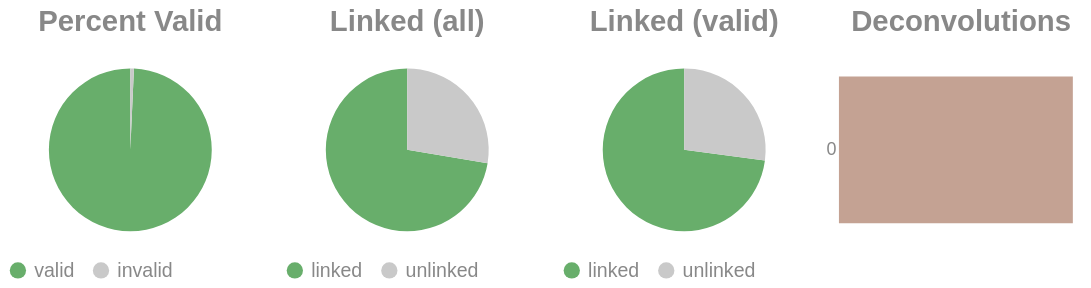

Notebook source saved alongside this figure:
### Code cell
if SKIPLR:
    pass
else:
    clash = Counter()
    for i in valids['molecule'].to_list():
        _mol = i.split("-")
        if len(_mol) == 1:
            clash.update('0')
        else:
            clash.update(_mol[-1])

    _d = {"deconvolutions": [], 'count': []}
    for k,v in clash.items():
        _d['deconvolutions'].append(k)
        _d['count'].append(v)

    tot_valid = valids['reads'].sum()
    mask = valids['reads'] >= 2
    n_linked_reads = valids.filter(mask)['reads'].sum()
    if n_linked_reads == 0:
        print_html("No linked molecules (>=2 reads) were detected; skipping linked-only distributions.")
        SKIPLR = True
    else:
        perc_valid = round(tot_valid / n_reads, 4)
        linked_perc_abs = round(n_linked_reads / n_reads, 4)
        linked_perc = round(n_linked_reads / tot_valid, 4)

    _valid = pl.DataFrame({"valids": ['valid', 'invalid'], "count": [tot_valid, n_reads - tot_valid]})
    _linked_abs = pl.DataFrame({"linked (absolute)": ['linked', 'unlinked'], "count": [n_linked_reads, n_reads - n_linked_reads]})
    _linked_rel = pl.DataFrame({"linked (valids)": ['linked', 'unlinked'], "count": [n_linked_reads, tot_valid - n_linked_reads]})

    (
        alt.hconcat(
            piechart(_valid, goodval = 'valid', title = "Percent Valid"),
            piechart(_linked_abs, goodval = "linked", title =  "Linked (all)"),
            piechart(_linked_rel, goodval = "linked", title =  "Linked (valid)"),
            convolutionbar(pl.DataFrame(_d), title = "Deconvolutions"),
            center = True,
            bounds = 'flush'
        )
        .resolve_scale(color='independent')
        .resolve_legend('independent')
        .properties(usermeta={'embedOptions': {"actions": False}})
    ).display()

### Figure 1 — Vega-Lite specification as saved in the notebook (floating-point values rounded to 4 significant figures)
{"width": "container", "height": 400, "config": {"title": {"anchor": "start", "dy": -15, "fontSize": 18, "color": "#888888", "subtitleColor": "#888888", "subtitleFontSize": 14}, "arc": {"fill": "#0072B2"}, "axis": {"domainColor": "#888888", "domainWidth": 0.5, "gridWidth": 0.2, "grid": false, "titleFontWeight": 400, "titleFontSize": 15, "labelFontSize": 11, "labelColor": "#888888", "tickColor": "#888888", "tickWidth": 0.2, "titleColor": "#888888"}, "axisBand": {"grid": false}, "axisX": {"grid": true, "tickSize": 10, "domainCap": "round"}, "axisY": {"domain": false, "grid": true, "tickSize": 0, "domainCap": "round"}, "background": "transparent", "header": {"labelFontSize": 15, "labelColor": "#888888", "titleFontSize": 15, "titleFontWeight": 600, "titleColor": "#888888"}, "legend": {"labelFont": "sans-serif", "labelFontSize": 12, "labelColor": "#888888", "symbolSize": 100, "symbolType": "circle", "titleFontSize": 12, "titlePadding": 10, "titleColor": "#888888", "title": null}, "range": {"category": ["#E69F00", "#56B4E9", "#009E73", "#F0E442", "#0072B2", "#D55E00", "#CC79A7", "#000000"], "diverging": ["#cfe8f3", "#a2d4ec", "#73bfe2", "#46abdb", "#1696d2", "#12719e"]}, "area": {"fill": "#0072B2", "fillOpacity": 0.7, "line": true, "strokeOpacity": 0.7}, "line": {"color": "#0072B2", "stroke": "#0072B2", "strokeWidth": 2}, "trail": {"color": "#0072B2", "stroke": "#0072B2", "strokeWidth": 0, "size": 1}, "point": {"filled": true, "fillOpacity": 1.0, "size": 95}, "text": {"color": "#888888", "fontSize": 11, "align": "right", "fontWeight": 400, "size": 11}, "bar": {"fill": "#0072B2", "stroke": null}, "view": {"stroke": null, "continuousWidth": 660, "continuousHeight": 400}}, "hconcat": [{"data": {"name": "data-d59066d19eaa03d4564310faa69ce6e4"}, "mark": {"type": "arc"}, "encoding": {"color": {"field": "valids", "legend": {"orient": "bottom", "title": null}, "scale": {"domain": ["valid", "invalid"], "range": ["#68ae6b", "#C9C9C9"]}, "title": "Valids", "type": "nominal"}, "theta": {"field": "count", "type": "quantitative"}, "tooltip": [{"field": "valids", "title": "Valids", "type": "ordinal"}, {"field": "percent", "format": ".2%", "title": "Percent", "type": "quantitative"}, {"field": "count", "title": "Count", "type": "quantitative"}]}, "height": 100, "title": {"text": "Percent Valid", "align": "center", "anchor": "middle"}, "transform": [{"calculate": "datum.count / 4952070", "as": "percent"}], "width": 150}, {"data": {"name": "data-5d2a21a5b50183e1a3e81edc3b0ed8b3"}, "mark": {"type": "arc"}, "encoding": {"color": {"field": "linked (absolute)", "legend": {"orient": "bottom", "title": null}, "scale": {"domain": ["linked", "unlinked"], "range": ["#68ae6b", "#C9C9C9"]}, "title": "Linked (Absolute)", "type": "nominal"}, "theta": {"field": "count", "type": "quantitative"}, "tooltip": [{"field": "linked (absolute)", "title": "Linked (Absolute)", "type": "ordinal"}, {"field": "percent", "format": ".2%", "title": "Percent", "type": "quantitative"}, {"field": "count", "title": "Count", "type": "quantitative"}]}, "height": 100, "title": {"text": "Linked (all)", "align": "center", "anchor": "middle"}, "transform": [{"calculate": "datum.count / 4952070", "as": "percent"}], "width": 150}, {"data": {"name": "data-fbe6e85324449abf0171e8dc60c46994"}, "mark": {"type": "arc"}, "encoding": {"color": {"field": "linked (valids)", "legend": {"orient": "bottom", "title": null}, "scale": {"domain": ["linked", "unlinked"], "range": ["#68ae6b", "#C9C9C9"]}, "title": "Linked (Valids)", "type": "nominal"}, "theta": {"field": "count", "type": "quantitative"}, "tooltip": [{"field": "linked (valids)", "title": "Linked (Valids)", "type": "ordinal"}, {"field": "percent", "format": ".2%", "title": "Percent", "type": "quantitative"}, {"field": "count", "title": "Count", "type": "quantitative"}]}, "height": 100, "title": {"text": "Linked (valid)", "align": "center", "anchor": "middle"}, "transform": [{"calculate": "datum.count / 4916945", "as": "percent"}], "width": 150}, {"data": {"name": "data-bf7b58650c09d98107ae1912f295855b"}, "mark": {"type": "bar"}, "encoding": {"color": {"field": "deconvolutions", "legend": null, "scale": {"scheme": "lightgreyred"}, "type": "nominal"}, "tooltip": [{"field": "deconvolutions", "title": "Deconvolutions", "type": "ordinal"}, {"field": "percent", "format": ".2%", "title": "Percent", "type": "quantitative"}, {"field": "count", "title": "Count", "type": "quantitative"}], "x": {"axis": null, "field": "count", "type": "quantitative"}, "y": {"field": "deconvolutions", "sort": "ascending", "title": null, "type": "nominal"}}, "height": 100, "title": {"text": "Deconvolutions", "align": "center", "anchor": "middle"}, "transform": [{"calculate": "datum.count / 2106006", "as": "percent"}], "width": 150}], "bounds": "flush", "center": true, "resolve": {"legend": {"angle": "independent"}, "scale": {"color": "independent"}}, "usermeta": {"embedOptions": {"actions": false}}, "$schema": "https://vega.github.io/schema/vega-lite/v6.1.0.json", "datasets": {"data-d59066d19eaa03d4564310faa69ce6e4": [{"valids": "valid", "count": 4916945}, {"valids": "invalid", "count": 35125}], "data-5d2a21a5b50183e1a3e81edc3b0ed8b3": [{"linked (absolute)": "linked", "count": 3584930}, {"linked (absolute)": "unlinked", "count": 1367140}], "data-fbe6e85324449abf0171e8dc60c46994": [{"linked (valids)": "linked", "count": 3584930}, {"linked (valids)": "unlinked", "count": 1332015}], "data-bf7b58650c09d98107ae1912f295855b": [{"deconvolutions": "0", "count": 2106006}]}}
